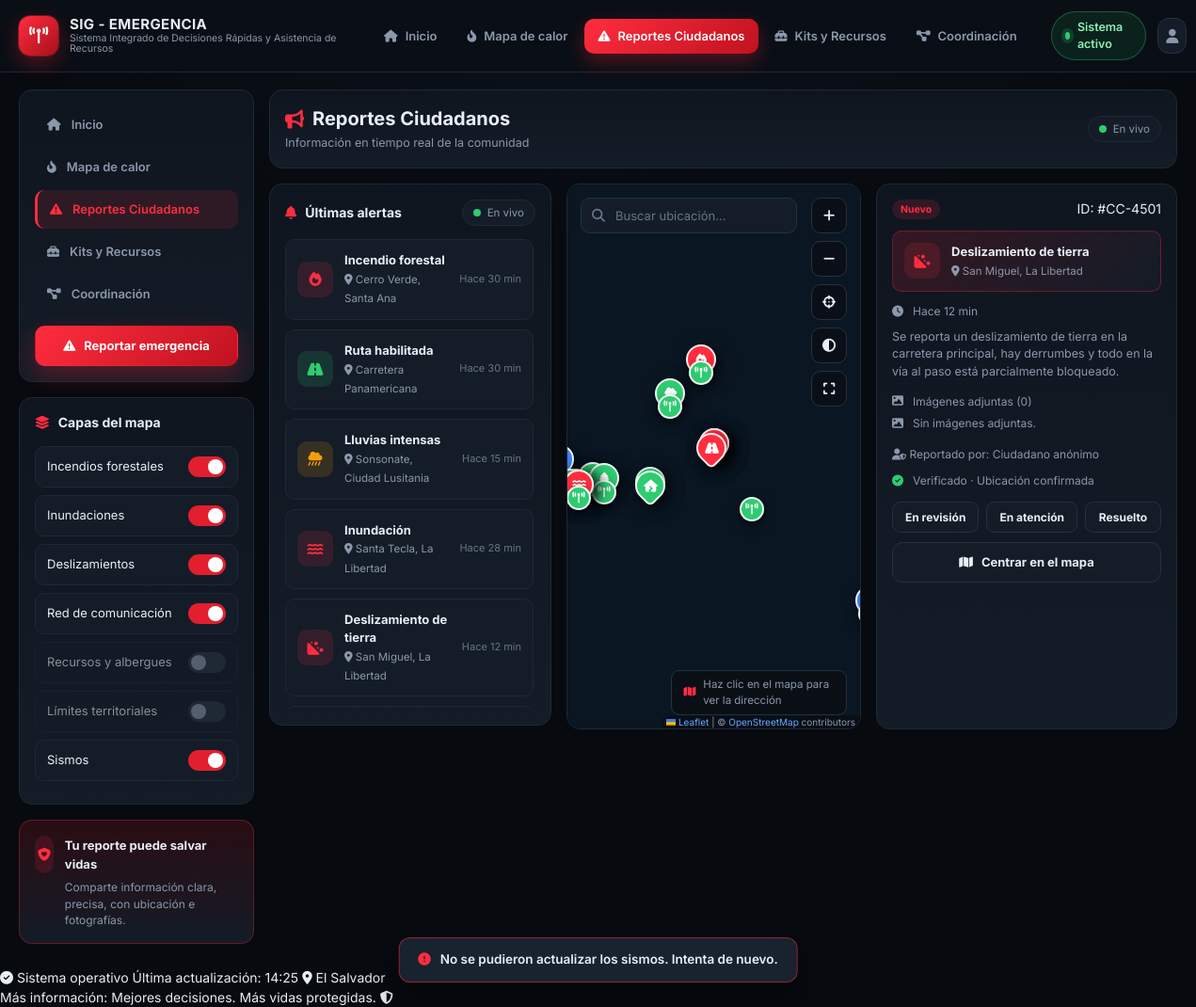
/reportes.php?sismos=-1, run on the app's committed database.
### tables this page shows
CREATE TABLE alertas (
        id INTEGER PRIMARY KEY AUTOINCREMENT,
        nivel TEXT NOT NULL,
        tipo TEXT NOT NULL,
        lugar TEXT NOT NULL,
        tiempo TEXT NOT NULL,
        icon TEXT NOT NULL
    , lat REAL, lon REAL, ref TEXT, magnitud REAL, profundidad REAL, url TEXT, fuente TEXT, evento TEXT);

CREATE TABLE reportes (
        id INTEGER PRIMARY KEY AUTOINCREMENT,
        titulo TEXT NOT NULL,
        lugar TEXT NOT NULL,
        tiempo TEXT NOT NULL,
        estado TEXT NOT NULL,
        icon TEXT NOT NULL,
        descripcion TEXT NOT NULL DEFAULT ''
    , lat REAL, lon REAL);

### includes/data.php (called while the page is built, shortened)
<?php
try {
    require_once __DIR__ . '/db.php';
    $pdo = db();
    $ALERTAS = $pdo->query("SELECT id, nivel, tipo, lugar, tiempo, icon FROM alertas ORDER BY id")->fetchAll();
    $capas_db = $pdo->query("SELECT nombre AS n, activa FROM capas ORDER BY id")->fetchAll();
    $CAPAS = array_map(function ($c) {
        return ['n' => $c['n'], 'on' => (bool) $c['activa']];
    }, $capas_db);
} catch (Throwable $e) {
}

### includes/db.php (called while the page is built, shortened)
<?php
function db() {
    static $pdo = null;
    if ($pdo === null) {
        $file = db_file();
        $pdo = new PDO('sqlite:' . $file);
        $pdo->setAttribute(PDO::ATTR_ERRMODE, PDO::ERRMODE_EXCEPTION);
        $pdo->setAttribute(PDO::ATTR_DEFAULT_FETCH_MODE, PDO::FETCH_ASSOC);
    }
    return $pdo;
}
function reporte_destacado() {
    $pdo = db();
    $row = $pdo->query("SELECT id, titulo, lugar, tiempo, estado, icon, lat, lon, descripcion AS \"desc\" FROM reportes WHERE estado = 'Nuevo' ORDER BY id LIMIT 1")->fetch();
    return $row ?: null;
}
function imagenes_reporte($reporte_id) {
    $st = db()->prepare("SELECT id, archivo, creado FROM reporte_imagenes WHERE reporte_id = ? ORDER BY id");
    $st->execute([(int) $reporte_id]);
    return $st->fetchAll();
}
function ultimas_alertas($limit = 10) {
    $limit = max(1, min(100, (int) $limit));
    $st = db()->prepare("SELECT id, nivel, tipo, lugar, tiempo, icon FROM alertas ORDER BY COALESCE(NULLIF(evento, ''), '0000-00-00 00:00:00') DESC, id DESC LIMIT ?");
    $st->bindValue(1, $limit, PDO::PARAM_INT);
    $st->execute();
    return $st->fetchAll();
}

### reportes.php (the view, shortened to what this page needs)
<?php
require_once __DIR__ . '/includes/data.php';
function estado_key($e) {
    return ['Nuevo' => 'nuevo', 'En revisión' => 'revision', 'En atención' => 'atencion', 'Resuelto' => 'resuelto'][$e] ?? 'nuevo';
}
$CAPA_KEYS = [
    'Incendios forestales' => 'incendios',
    'Inundaciones' => 'inundaciones',
    'Deslizamientos' => 'deslizamientos',
    'Sismos' => 'sismos',
    'Red de comunicación' => 'red',
    'Recursos y albergues' => 'recursos',
    'Límites territoriales' => 'limites',
];
try {
    $ver = isset($_GET['ver']) ? (int) $_GET['ver'] : 0;
    $destacado = $ver > 0 ? obtener_reporte($ver) : null;
    if (!$destacado) {
        $destacado = reporte_destacado();
    }
    $ultimas_alertas = ultimas_alertas(10);
} catch (Throwable $e) {
    $conteo = ['todos' => 0, 'nuevo' => 0, 'revision' => 0, 'atencion' => 0, 'resuelto' => 0];
    $lista_reportes = [];
    $destacado = null;
    $geo = ['reportes' => [], 'alertas' => [], 'albergues' => [], 'nodos' => [], 'enlaces' => []];
    $target = null;
    $ultimas_alertas = [];
}
$imagenes = [];
if (!empty($destacado['id'])) {
    try {
        $imagenes = imagenes_reporte($destacado['id']);
    } catch (Throwable $e) {
        $imagenes = [];
    }
}
$dest_badge = estado_key($destacado['estado'] ?? 'Nuevo');
$estados_btn = ['En revisión', 'En atención', 'Resuelto'];
require __DIR__ . '/includes/header.php';
?>
<div class="grid" style="grid-template-columns:250px 1fr;">
  <aside class="stack">
    <div class="panel">
      <div class="side-nav">
        <a href="index.php"><i class="fa-solid fa-house"></i> Inicio</a>
        <a href="mapa.php"><i class="fa-solid fa-fire-flame-curved"></i> Mapa de calor</a>
        <a class="is-active" href="reportes.php"><i class="fa-solid fa-triangle-exclamation"></i> Reportes Ciudadanos</a>
        <a href="recursos.php"><i class="fa-solid fa-toolbox"></i> Kits y Recursos</a>
        <a href="coordinacion.php"><i class="fa-solid fa-diagram-project"></i> Coordinación</a>
      </div>
      <a class="btn btn-red btn-block" style="margin-top:14px" href="reportar.php"><i class="fa-solid fa-triangle-exclamation"></i> Reportar emergencia</a>
    </div>
    <div class="panel layer-panel">
      <div class="panel-head"><h3><i class="fa-solid fa-layer-group"></i> Capas del mapa</h3></div>
      <?php foreach ($CAPAS as $c): ?>
        <?php $lk = $CAPA_KEYS[$c['n']] ?? ''; if ($lk === '') { continue; } ?>
        <div class="layer" style="opacity:<?= $c['on'] ? '1' : '.55' ?>">
          <span><?= htmlspecialchars($c['n']) ?></span>
          <label class="switch">
            <span class="sl"></span>
          </label>
        </div>
      <?php endforeach; ?>
    </div>
    <div class="panel" style="background:linear-gradient(180deg,rgba(226,31,46,.16),var(--panel-2));border-color:rgba(255,45,63,.3)">
      <div style="display:flex;gap:12px">
        <div class="ic red" style="width:40px;height:40px;border-radius:11px;display:grid;place-items:center"><i class="fa-solid fa-shield-heart"></i></div>
        <div><strong style="font-size:13px">Tu reporte puede salvar vidas</strong>
        <p style="color:var(--muted);font-size:12px;margin:6px 0 0">Comparte información clara, precisa, con ubicación e fotografías.</p></div>
      </div>
    </div>
  </aside>
  <div class="stack">
    <div class="panel">
      <div class="panel-head" style="margin-bottom:0">
        <div>
          <h3 style="font-size:20px"><i class="fa-solid fa-bullhorn"></i> Reportes Ciudadanos</h3>
          <span style="color:var(--muted);font-size:12.5px">Información en tiempo real de la comunidad</span>
        </div>
        <span class="chip"><span class="dot-g"></span> En vivo</span>
      </div>
    </div>
    <div class="grid cols-report">
      <div class="panel" style="align-self:start">
        <div class="panel-head">
          <h3><i class="fa-solid fa-bell"></i> Últimas alertas</h3>
          <div style="display:flex;gap:8px;align-items:center">
            <span class="chip"><span class="dot-g"></span> En vivo</span>
          </div>
        </div>
        <div class="list" id="alertList" style="max-height:calc(100vh - 300px);min-height:220px;overflow:auto;padding-right:2px">
          <?php foreach ($ultimas_alertas as $al): ?>
            <a class="row js-alerta" data-nivel="<?= htmlspecialchars($al['nivel']) ?>" data-alerta-id="<?= (int)($al['id'] ?? 0) ?>" href="reportes.php?alerta=<?= (int)($al['id'] ?? 0) ?>">
              <div class="ic <?= $al['nivel'] === 'baja' ? 'green' : ($al['nivel'] === 'media' ? 'amber' : 'red') ?>"><i class="fa-solid <?= htmlspecialchars($al['icon']) ?>"></i></div>
              <div class="txt"><strong><?= htmlspecialchars($al['tipo']) ?></strong><small><i class="fa-solid fa-location-dot"></i> <?= htmlspecialchars($al['lugar']) ?></small></div>
              <span class="time"><?= htmlspecialchars($al['tiempo']) ?></span>
            </a>
          <?php endforeach; ?>
        </div>
      </div>
      <div class="map-wrap" style="align-self:start;height:calc(100vh - 220px);min-height:520px">
        <div id="mapReportes" class="map" style="min-height:520px"></div>
        <div class="map-search">
          <div class="input-icon">
            <i class="fa-solid fa-magnifying-glass"></i>
            <input type="text" data-osm-search data-osm-target="mapReportes" placeholder="Buscar ubicación..." autocomplete="off">
          </div>
        </div>
        <div class="map-tools">
          <button class="map-tool" data-map-action="zoom-in"><i class="fa-solid fa-plus"></i></button>
          <button class="map-tool" data-map-action="zoom-out"><i class="fa-solid fa-minus"></i></button>
          <button class="map-tool" data-map-action="locate"><i class="fa-solid fa-crosshairs"></i></button>
          <button class="map-tool" data-map-action="theme" title="Tema claro / oscuro"><i class="fa-solid fa-circle-half-stroke"></i></button>
          <button class="map-tool" data-map-action="expand"><i class="fa-solid fa-expand"></i></button>
        </div>
        <div class="map-coords"><i class="fa-solid fa-map"></i> Haz clic en el mapa para ver la dirección</div>
      </div>
      <div class="panel r-detail">
        <div style="display:flex;justify-content:space-between;align-items:center;margin-bottom:12px">
          <span class="badge <?= $dest_badge ?>"><?= htmlspecialchars($destacado['estado']) ?></span>
          <span class="time">ID: #CC-<?= 4500 + (int) ($destacado['id'] ?? 0) ?></span>
        </div>
        <div class="row" style="background:linear-gradient(135deg,rgba(226,31,46,.18),var(--panel-2));border-color:rgba(255,45,63,.3)">
          <div class="ic red"><i class="fa-solid <?= htmlspecialchars($destacado['icon']) ?>"></i></div>
          <div class="txt"><strong><?= htmlspecialchars($destacado['titulo']) ?></strong><small><i class="fa-solid fa-location-dot"></i> <?= htmlspecialchars($destacado['lugar']) ?></small></div>
        </div>
        <div class="meta-row" style="margin:12px 0 0"><i class="fa-solid fa-clock"></i> <?= htmlspecialchars($destacado['tiempo']) ?></div>
        <p style="color:var(--muted);font-size:12.5px;margin:10px 0 14px"><?= htmlspecialchars($destacado['desc']) ?></p>
        <div class="meta-row" style="margin-bottom:6px"><i class="fa-solid fa-image"></i> Imágenes adjuntas (<?= count($imagenes) ?>)</div>
        <?php if ($imagenes): ?>
          <div class="thumbs">
            <?php foreach ($imagenes as $im): ?>
              <a class="t" href="<?= htmlspecialchars(upload_url($im['archivo'])) ?>" target="_blank" rel="noopener" title="Adjuntada <?= htmlspecialchars($im['creado']) ?>">
                <img src="<?= htmlspecialchars(upload_url($im['archivo'])) ?>" alt="Imagen adjunta del reporte" loading="lazy">
              </a>
            <?php endforeach; ?>
          </div>
        <?php else: ?>
          <div class="meta-row" style="color:var(--muted)"><i class="fa-solid fa-image"></i> Sin imágenes adjuntas.</div>
        <?php endif; ?>
        <div class="meta-row" style="margin:16px 0 10px;justify-content:space-between">
          <span><i class="fa-solid fa-user-shield"></i> Reportado por: Ciudadano anónimo</span>
        </div>
        <div class="meta-row" style="margin-bottom:14px"><i class="fa-solid fa-circle-check" style="color:var(--green-2)"></i> Verificado · Ubicación confirmada</div>
        <form method="post" action="reportes.php?ver=<?= (int)($destacado['id'] ?? 0) ?>">
          <div style="display:flex;gap:8px;flex-wrap:wrap">
            <?php foreach ($estados_btn as $eb): ?>
              <button class="btn btn-sm <?= $destacado['estado'] === $eb ? 'btn-red' : 'btn-ghost' ?>" type="submit" name="nuevo_estado" value="<?= $eb ?>" style="flex:1">
                <?= $eb ?>
              </button>
            <?php endforeach; ?>
          </div>
        </form>
        <?php if (!empty($destacado['lat']) && !empty($destacado['lon'])): ?>
          <a class="btn btn-ghost btn-block" style="margin-top:10px" href="reportes.php?ver=<?= (int)($destacado['id'] ?? 0) ?>"><i class="fa-solid fa-map"></i> Centrar en el mapa</a>
        <?php endif; ?>
        </div>
    </div>
  </div>
</div>
<?php require __DIR__ . '/includes/footer.php'; ?>

### data on the page
alertas: tipo "Incendio forestal", lugar "Cerro Verde, Santa Ana", tiempo "Hace 30 min"
alertas: tipo "Ruta habilitada", lugar "Carretera Panamericana", tiempo "Hace 30 min"
alertas: tipo "Lluvias intensas", lugar "Sonsonate, Ciudad Lusitania", tiempo "Hace 15 min"
alertas: tipo "Inundación", lugar "Santa Tecla, La Libertad", tiempo "Hace 28 min"
alertas: tipo "Deslizamiento de tierra", lugar "San Miguel, La Libertad", tiempo "Hace 12 min"
reportes: estado "Nuevo", 4500 + (int) ($destacado['id'] ?? 0) "4501", titulo "Deslizamiento de tierra", lugar "San Miguel, La Libertad", tiempo "Hace 12 min", descripcion "Se reporta un deslizamiento de tierra en la carretera principal, hay derrumbes y todo en la vía al paso está parcialmente bloqueado."

### other printed values
$APP['nombre'] "SIG - EMERGENCIA"
$APP['subtitulo'] "Sistema Integrado de Decisiones Rápidas y Asistencia de Recursos"
$item['label'] "Inicio"
$item['label'] "Mapa de calor"
$item['label'] "Reportes Ciudadanos"
$item['label'] "Kits y Recursos"
$item['label'] "Coordinación"
$c['n'] "Incendios forestales"
$c['n'] "Inundaciones"
$c['n'] "Deslizamientos"
$c['n'] "Red de comunicación"
$c['n'] "Recursos y albergues"
$c['n'] "Límites territoriales"
$c['n'] "Sismos"
count($imagenes) "0"
